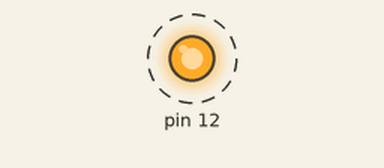
Simulated run of this sketch. Board: Arduino Uno, built with avr-gcc and run on an emulated ATmega328P. Shown: output pins drawn as LEDs (lit = HIGH). Dashed ring = blinking.

Above: at 0.2 s.
Timing chart, 0 to 3.0 s (numbered marks = the images above):
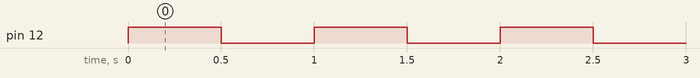

The sketch:

Blink.ino
```cpp
byte led = 13;

void setup() {
  // put your setup code here, to run once:
  pinMode(12, OUTPUT);
}

void loop() {
  digitalWrite(12, HIGH);
  delay (500);
  digitalWrite(12, LOW);
  delay (500);
}
```

Measured:
- by itself, pin 12: alternates HIGH for 0.50 s and LOW for 0.50 s
